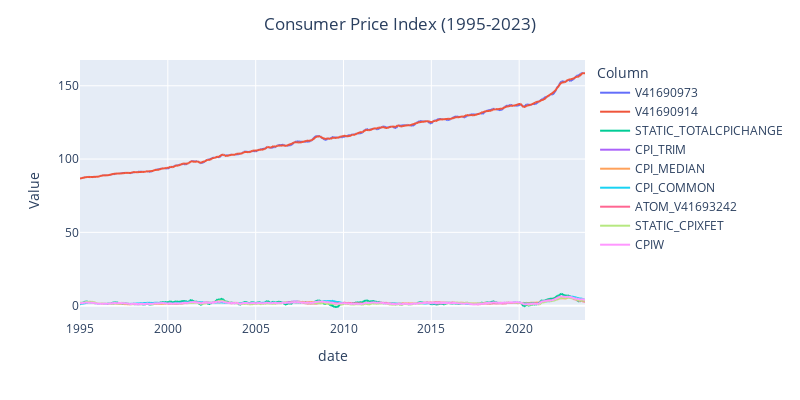

Notebook source saved alongside this figure:
### Code cell
##########################################
#V41690973	==> Total CPI	Total CPI
#V41690914	==> Total CPI, (seasonally adjusted)	Total CPI, (seasonally adjusted)
#STATIC_TOTALCPICHANGE	==> Total CPI, Percentage Change over 1 year ago (unadjusted)	Total CPI, Percentage Change over 1 year ago (unadjusted)
#CPI-trim	CPI-trim is a measure of core inflation that excludes CPI components whose rates of change in a given month are located in the tails of the distribution of price changes. 
#CPI-median	CPI-median is a measure of core inflation corresponding to the price change located at the 50th percentile (in terms of the CPI basket weights) of the distribution of price changes in a given month.
#CPI-common	CPI-common
#ATOM_V41693242	==> CPIX, Percentage Change over 1 year ago (unadjusted)	The CPI excluding eight of the most volatile components (fruit, vegetables, gasoline, fuel oil, natural gas, mortgage interest, inter-city transportation and tobacco products) as well as the effect of changes in indirect taxes on the remaining components.
#STATIC_CPIXFET	==> CPI-XFET, Percentage Change over 1 year ago (unadjusted)	The CPI excluding food, energy and the effect of changes in indirect taxes.
#CPIW	CPIW, ==> Percentage Change over 1 year ago (unadjusted)	CPIW adjusts each CPI basket weight by a factor that is inversely proportional to the component's variability and is adjusted to exclude the effect of changes in indirect taxes.
##########################################

url = 'https://raw.githubusercontent.com/TheSlayerr/Manitoba_Crop_Prices/main/CPI_MONTHLY%20-%201995%20-%202023.csv'
df = pd.read_csv(url)

df['date'] = pd.to_datetime(df['date'])

df.set_index('date', inplace=True)
df_melt = df.reset_index().melt(id_vars='date', var_name='Column', value_name='Value')
fig = px.line(df_melt, x='date', y='Value', color='Column')
fig.update_layout(title='Consumer Price Index (1995-2023)',title_x=0.5,width=800, height=400)
fig.show()

### Figure 1 — Plotly figure (JSON) as saved in the notebook; plotly's stock layout.template omitted (floating-point values rounded to 4 significant figures; data arrays with more than 128 entries replaced by an {"elided": "..."} marker saying what was removed)
{"data": [{"hovertemplate": "Column=V41690973<br>date=%{x}<br>Value=%{y}<extra></extra>", "legendgroup": "V41690973", "line": {"color": "#636efa", "dash": "solid"}, "marker": {"symbol": "circle"}, "mode": "lines", "name": "V41690973", "showlegend": true, "type": "scattergl", "x": {"elided": "423 str values"}, "xaxis": "x", "y": {"elided": "423 float values"}, "yaxis": "y"}, {"hovertemplate": "Column=V41690914<br>date=%{x}<br>Value=%{y}<extra></extra>", "legendgroup": "V41690914", "line": {"color": "#EF553B", "dash": "solid"}, "marker": {"symbol": "circle"}, "mode": "lines", "name": "V41690914", "showlegend": true, "type": "scattergl", "x": {"elided": "423 str values"}, "xaxis": "x", "y": {"elided": "423 float values"}, "yaxis": "y"}, {"hovertemplate": "Column=STATIC_TOTALCPICHANGE<br>date=%{x}<br>Value=%{y}<extra></extra>", "legendgroup": "STATIC_TOTALCPICHANGE", "line": {"color": "#00cc96", "dash": "solid"}, "marker": {"symbol": "circle"}, "mode": "lines", "name": "STATIC_TOTALCPICHANGE", "showlegend": true, "type": "scattergl", "x": {"elided": "423 str values"}, "xaxis": "x", "y": {"elided": "423 float values"}, "yaxis": "y"}, {"hovertemplate": "Column=CPI_TRIM<br>date=%{x}<br>Value=%{y}<extra></extra>", "legendgroup": "CPI_TRIM", "line": {"color": "#ab63fa", "dash": "solid"}, "marker": {"symbol": "circle"}, "mode": "lines", "name": "CPI_TRIM", "showlegend": true, "type": "scattergl", "x": {"elided": "423 str values"}, "xaxis": "x", "y": {"elided": "423 float values"}, "yaxis": "y"}, {"hovertemplate": "Column=CPI_MEDIAN<br>date=%{x}<br>Value=%{y}<extra></extra>", "legendgroup": "CPI_MEDIAN", "line": {"color": "#FFA15A", "dash": "solid"}, "marker": {"symbol": "circle"}, "mode": "lines", "name": "CPI_MEDIAN", "showlegend": true, "type": "scattergl", "x": {"elided": "423 str values"}, "xaxis": "x", "y": {"elided": "423 float values"}, "yaxis": "y"}, {"hovertemplate": "Column=CPI_COMMON<br>date=%{x}<br>Value=%{y}<extra></extra>", "legendgroup": "CPI_COMMON", "line": {"color": "#19d3f3", "dash": "solid"}, "marker": {"symbol": "circle"}, "mode": "lines", "name": "CPI_COMMON", "showlegend": true, "type": "scattergl", "x": {"elided": "423 str values"}, "xaxis": "x", "y": {"elided": "423 float values"}, "yaxis": "y"}, {"hovertemplate": "Column=ATOM_V41693242<br>date=%{x}<br>Value=%{y}<extra></extra>", "legendgroup": "ATOM_V41693242", "line": {"color": "#FF6692", "dash": "solid"}, "marker": {"symbol": "circle"}, "mode": "lines", "name": "ATOM_V41693242", "showlegend": true, "type": "scattergl", "x": {"elided": "423 str values"}, "xaxis": "x", "y": {"elided": "423 float values"}, "yaxis": "y"}, {"hovertemplate": "Column=STATIC_CPIXFET<br>date=%{x}<br>Value=%{y}<extra></extra>", "legendgroup": "STATIC_CPIXFET", "line": {"color": "#B6E880", "dash": "solid"}, "marker": {"symbol": "circle"}, "mode": "lines", "name": "STATIC_CPIXFET", "showlegend": true, "type": "scattergl", "x": {"elided": "423 str values"}, "xaxis": "x", "y": {"elided": "423 float values"}, "yaxis": "y"}, {"hovertemplate": "Column=CPIW<br>date=%{x}<br>Value=%{y}<extra></extra>", "legendgroup": "CPIW", "line": {"color": "#FF97FF", "dash": "solid"}, "marker": {"symbol": "circle"}, "mode": "lines", "name": "CPIW", "showlegend": true, "type": "scattergl", "x": {"elided": "423 str values"}, "xaxis": "x", "y": {"elided": "423 float values"}, "yaxis": "y"}], "layout": {"height": 400, "legend": {"title": {"text": "Column"}, "tracegroupgap": 0}, "margin": {"t": 60}, "title": {"text": "Consumer Price Index (1995-2023)", "x": 0.5}, "width": 800, "xaxis": {"anchor": "y", "domain": [0, 1], "title": {"text": "date"}}, "yaxis": {"anchor": "x", "domain": [0, 1], "title": {"text": "Value"}}}}
